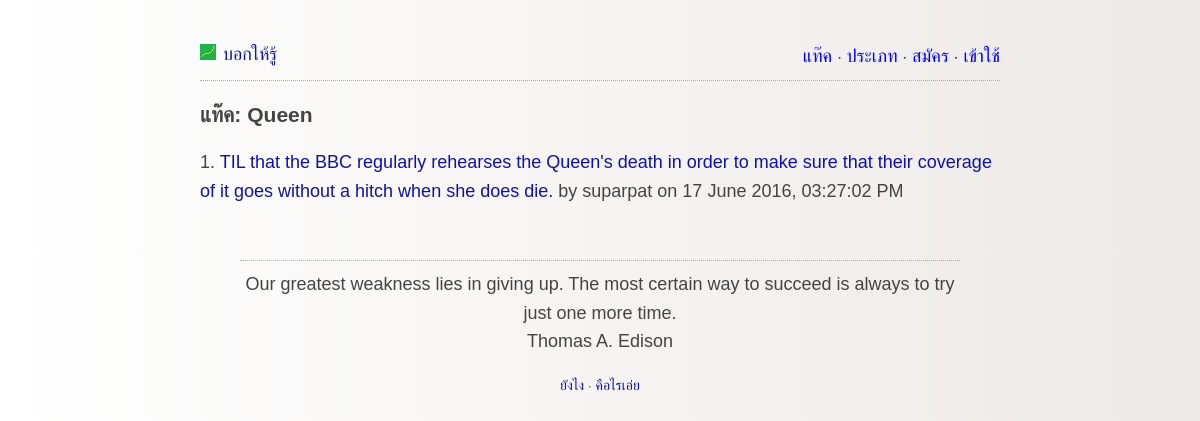
The app's page /tag.php?name=Queen with its own data.
### tables this page shows
CREATE TABLE IF NOT EXISTS `posts` (
  `id` int(11) NOT NULL AUTO_INCREMENT,
  `subject` varchar(300) NOT NULL,
  `content` text NOT NULL,
  `uid` int(11) NOT NULL,
  `votes` int(11) NOT NULL DEFAULT '0',
  `created_at` timestamp NOT NULL DEFAULT CURRENT_TIMESTAMP,
  `updated_at` timestamp NULL DEFAULT CURRENT_TIMESTAMP ON UPDATE CURRENT_TIMESTAMP,
  `draft` tinyint(1) NOT NULL DEFAULT '0',
  PRIMARY KEY (`id`),
  KEY `author` (`uid`)
);

CREATE TABLE IF NOT EXISTS `users` (
  `uid` int(11) NOT NULL AUTO_INCREMENT,
  `username` varchar(25) NOT NULL,
  `password` varchar(255) NOT NULL,
  `email` varchar(100) NOT NULL,
  `created_at` timestamp NOT NULL DEFAULT CURRENT_TIMESTAMP,
  PRIMARY KEY (`uid`),
  UNIQUE KEY `username` (`username`),
  UNIQUE KEY `email` (`email`)
);

### languages/lang.th.php (called while the page is built)
<?php
	$lang['learny'] = "บอกให้รู้";
	$lang['register'] = "สมัคร";
	$lang['login'] = "เข้าใช้";
	$lang['email'] = "อีเมล์";
	$lang['username'] = "ชื่อผู้ใช้";
	$lang['password'] = "พาสเวิร์ด";
	$lang['tags'] = "แท๊ค";
	$lang['types'] = "ประเภท";
	$lang['create'] = "สร้าง";
	$lang['Create'] = "สร้าง";
	$lang['how-to'] = "ยังไง";
	$lang['about'] = "คือไรเอ่ย";
	$lang['edit-post'] = "แก้ไข";
	$lang['delete'] = "ลบ";
	$lang['comment'] = "แสดงความคิดเห็น";
	$lang['submit'] = "จัดไป";
	$lang['new-posts'] = "โพสมาใหม่";
	$lang['publish'] = "บอกให้โลกรู้";
	$lang['save-draft'] = "เก็บไว้ก่อน";
	$lang['profile'] = "โพรไฟล์";
	$lang['your-posts'] = "โพสของคุณ";
	$lang['since'] = "สมัครตอน";
	$lang['account'] = "บัญชี";
	$lang['change-email'] = "เปลี่ยนเมล";
	$lang['change-password'] = "เปลี่ยนพาสเวิร์ด";
	$lang['logout'] = "ออกจากระบบ";
	$lang['draft'] = "เก็บไว้ก่อน";
?>

### lib/tagClass.php (called while the page is built, shortened)
<?php
class tagClass{
	public function fetchPostsByTagName($tagName){
		try{
			$db = getDB();
			$stmt = $db->prepare("SELECT posts.id, posts.subject, posts.uid, users.username, posts.created_at FROM tags INNER JOIN posts_tags ON tags.id=posts_tags.tag_id JOIN posts ON posts_tags.post_id=posts.id JOIN users ON posts.uid=users.uid WHERE tags.name=:name AND posts.draft=0");
			$stmt->bindParam("name", $tagName, PDO::PARAM_STR);
			$stmt->execute();
			$data = $stmt->fetchAll(PDO::FETCH_OBJ);
			return $data;
		}
		catch(PDOException $e){
			echo '{"error":{"text":'. $e->getMessage() .'}}';
		}
	}
}
?>

### tag.php (the view, shortened to what this page needs)
<?php
	require_once('lib/tagClass.php');
	if(isset($_GET['name'])){
		$tagClass = new tagClass();
		$posts = $tagClass->fetchPostsByTagName($_GET['name']);
	}else{
		$url=BASE_URL.'browse.php';
		header("Location: $url");
	}
?>
<html>
	<head>
		<?php include 'partials/header.php' ?>
	</head>
	<body>
		<div id="content">
			<?php include 'partials/top_menu.php' ?>
			<header>
				<h3><?php echo $lang['tags']; ?>: <?php echo $_GET['name']; ?></h3>
			</header>
			<?php
				foreach($posts as $key=>$post){
					echo ($key+1).". <a href=post.php?id=$post->id>".htmlspecialchars($post->subject, ENT_QUOTES, 'UTF-8')."</a> by $post->username on ".date('j F Y\, h:i:s A', strtotime($post->created_at))."<br>";
				}
			?>
			<?php include 'partials/quote_block.php' ?>
			<?php include 'partials/footer.php' ?>
		</div>
	</body>
</html>

### css/style.css (style rules this page uses)
body { background: #ECE9E6; background: -webkit-linear-gradient(to left, #ECE9E6 , #FFFFFF); background: linear-gradient(to left, #ECE9E6 , #FFFFFF); margin:40px auto; max-width:800px; line-height:1.6; font-size:18px; font-family: helvetica, sans-serif; color:#444; padding:0 10px; word-wrap: break-word; }
h1,h2,h3,h4 { line-height:1.2; }
a { text-decoration:none; color:#11a; }

### records on screen
posts: subject "TIL that the BBC regularly rehearses the Queen's death in order to make sure that their coverage of it goes without a hitch when she does die.", uid.username "suparpat", created_at "17 June 2016, 03:27:02 PM"

### other values on screen
$lang['learny'] "บอกให้รู้"
$lang['tags'] "แท๊ค"
$lang['types'] "ประเภท"
$lang['register'] "สมัคร"
$lang['login'] "เข้าใช้"
$_GET['name'] "Queen"
$quote "Our greatest weakness lies in giving up. The most certain way to succeed is always to try just one more time."
$quote_author "Thomas A. Edison"
$lang['how-to'] "ยังไง"
$lang['about'] "คือไรเอ่ย"
